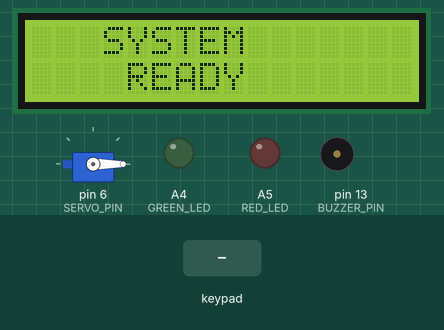
This sketch was run on a simulated Arduino Uno, built with avr-gcc and run on an emulated ATmega328P. Parts: 16×2 character LCD, servo, output pins drawn as LEDs (lit = HIGH), buzzer (waves = sounding). Inputs (shaded band) come from the test bench.

Above: at 1.8 s.
At 4.4 s:
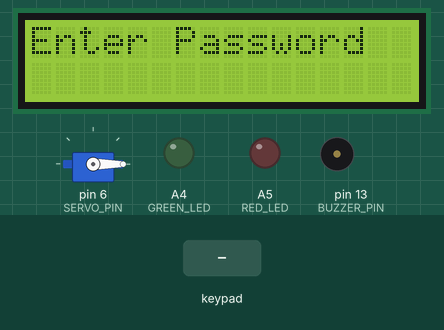
4.5 s: keypad keys 1 2 3 4 pressed 0.4 s apart
At 4.74 s:
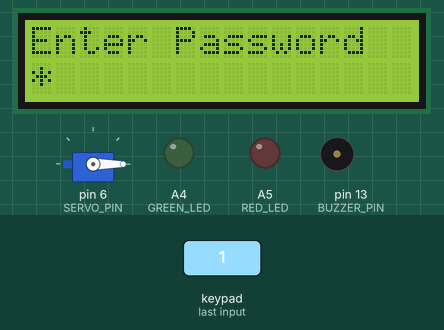
7.6 s: key '#' pressed
At 9.2 s:
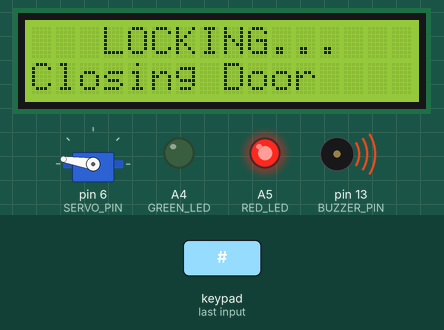
10.0 s: keypad keys 5 4 3 2 pressed 0.4 s apart
13.1 s: key '1' pressed
15.0 s: key '2' pressed
At 16.6 s:
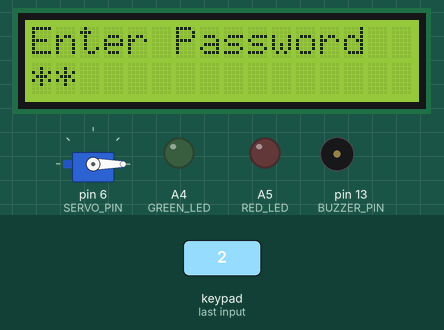
Timing chart, 0 to 18.1 s (numbered marks = the images above; inputs shaded):
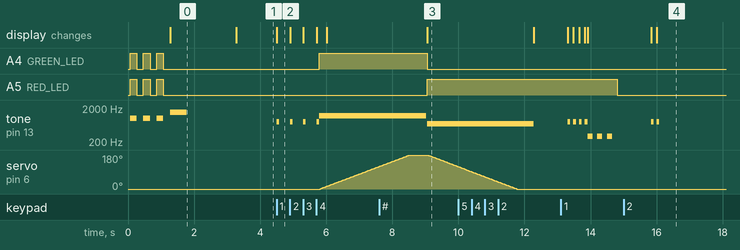

Measured:
- after the input at 4.5 s, A4 (GREEN_LED): LOW → HIGH after 1.3 s; tone on pin 13 (BUZZER_PIN): silent → 800 Hz at once, then repeats every 0.40 s: silent 0.32 s, 800 Hz 0.08 s, until it stays 1200 Hz from 5.8 s; servo on pin 6 (SERVO_PIN): moves from 0° to 118° over 1.7 s, starting after 1.3 s; the display: changes at once (image 2)
- after the input at 7.6 s, A4 (GREEN_LED): HIGH → LOW after 1.5 s; A5 (RED_LED): LOW → HIGH after 1.5 s; the display: changes after 1.5 s (image 3)
- after the input at 15.0 s, the display: first differs from a run without the input after 1.0 s (image 4)
- what the display in image 0 shows lasts 2.0 s, from 1.3 s to 3.3 s

The sketch:

CODE.ino
```cpp
/**
   SMART Arduino Door Lock System
   DLD Project 2026
*/

#include <LiquidCrystal.h>
#include <Keypad.h>
#include <Servo.h>

/* ---------------- LCD ---------------- */

LiquidCrystal lcd(12, 11, 10, 9, 8, 7);

/* ---------------- SERVO ---------------- */
/* ---------------- SERVO ---------------- */

Servo lockServo;

#define SERVO_PIN 6
#define LOCK_POS 0
#define UNLOCK_POS 180
// Servo lockServo;

// #define SERVO_PIN 6
// #define LOCK_POS 0
// #define UNLOCK_POS 180

/* ---------------- BUZZER + LEDs ---------------- */

#define BUZZER_PIN 13
#define GREEN_LED A4
#define RED_LED A5

/* ---------------- PASSWORD ---------------- */

String password = "1234";

/* ---------------- SECURITY ---------------- */

int wrongAttempts = 0;

/* ---------------- KEYPAD ---------------- */

const byte ROWS = 4;
const byte COLS = 4;

char keys[ROWS][COLS] = {
  {'1','2','3','A'},
  {'4','5','6','B'},
  {'7','8','9','C'},
  {'*','0','#','D'}
};

byte rowPins[ROWS] = {5,4,3,2};
byte colPins[COLS] = {A3,A2,A1,A0};

Keypad keypad = Keypad(
  makeKeymap(keys),
  rowPins,
  colPins,
  ROWS,
  COLS
);

/* ================================================= */
/* ---------------- STARTUP SCREEN ----------------- */
/* ================================================= */

void startupScreen() {

  lcd.clear();

  lcd.setCursor(0,0);
  lcd.print("SMART SECURITY");

  lcd.setCursor(2,1);
  lcd.print("BS_AI 2026");

  /* Startup LED + buzzer animation */

  for(int i=0; i<3; i++) {

    digitalWrite(GREEN_LED,HIGH);
    digitalWrite(RED_LED,HIGH);

    tone(BUZZER_PIN,1000);

    delay(200);

    digitalWrite(GREEN_LED,LOW);
    digitalWrite(RED_LED,LOW);

    noTone(BUZZER_PIN);

    delay(200);
  }

  lcd.clear();

  lcd.setCursor(3,0);
  lcd.print("SYSTEM");

  lcd.setCursor(4,1);
  lcd.print("READY");

  tone(BUZZER_PIN,1500);

  delay(500);

  noTone(BUZZER_PIN);

  delay(1500);

  lcd.clear();
}

/* ================================================= */
/* ---------------- GET PASSWORD ------------------- */
/* ================================================= */

String getPassword() {

  String entered = "";

  lcd.clear();

  lcd.setCursor(0,0);
  lcd.print("Enter Password");

  lcd.setCursor(0,1);

  while(entered.length() < 4) {

    char key = keypad.getKey();

    if(key >= '0' && key <= '9') {

      entered += key;

      lcd.print("*");

      tone(BUZZER_PIN,800);

      delay(80);

      noTone(BUZZER_PIN);
    }
  }

  return entered;
}

/* ================================================= */
/* ---------------- CHANGE PASSWORD ---------------- */
/* ================================================= */

void changePassword() {

  String newPass = "";

  lcd.clear();

  lcd.setCursor(0,0);
  lcd.print("New Password");

  lcd.setCursor(0,1);

  while(newPass.length() < 4) {

    char k = keypad.getKey();

    if(k >= '0' && k <= '9') {

      newPass += k;

      lcd.print("*");

      tone(BUZZER_PIN,1000);

      delay(80);

      noTone(BUZZER_PIN);
    }
  }

  password = newPass;

  lcd.clear();

  lcd.setCursor(1,0);
  lcd.print("Password Set");

  digitalWrite(GREEN_LED,HIGH);

  tone(BUZZER_PIN,1200);

  delay(1000);

  noTone(BUZZER_PIN);

  digitalWrite(GREEN_LED,LOW);

  delay(1000);
}

/* ================================================= */
/* ---------------- UNLOCK DOOR -------------------- */
/* ================================================= */

void unlockDoor() {

  lcd.clear();

  lcd.setCursor(2,0);
  lcd.print("ACCESS OK");

  digitalWrite(RED_LED,LOW);
  digitalWrite(GREEN_LED,HIGH);

  tone(BUZZER_PIN,1200);

  lcd.setCursor(0,1);
  lcd.print("Opening Door");

  /* Smooth Servo Unlock */

  for(int pos = LOCK_POS; pos <= UNLOCK_POS; pos++) {

    lockServo.write(pos);

    delay(15);
  }

  delay(500);

  noTone(BUZZER_PIN);

  lcd.clear();

  lcd.setCursor(0,0);
  lcd.print("A=New Password");

  lcd.setCursor(0,1);
  lcd.print("#=Lock Door");

  while(true) {

    char key = keypad.getKey();

    /* Change Password */

    if(key == 'A') {

      changePassword();

      lcd.clear();

      lcd.setCursor(0,0);
      lcd.print("A=New Password");

      lcd.setCursor(0,1);
      lcd.print("#=Lock Door");
    }

    /* Lock Door */

    if(key == '#') {

      lcd.clear();

      lcd.setCursor(3,0);
      lcd.print("LOCKING...");

      digitalWrite(RED_LED,HIGH);
      digitalWrite(GREEN_LED,LOW);

      tone(BUZZER_PIN,700);

      lcd.setCursor(0,1);
      lcd.print("Closing Door");

      /* Smooth Servo Lock */

      for(int pos = UNLOCK_POS; pos >= LOCK_POS; pos--) {

        lockServo.write(pos);

        delay(15);
      }

      delay(500);

      noTone(BUZZER_PIN);

      lcd.clear();

      lcd.setCursor(4,0);
      lcd.print("LOCKED");

      delay(1000);

      break;
    }
  }
}

/* ================================================= */
/* ---------------- DENY ACCESS -------------------- */
/* ================================================= */

void denyAccess() {

  wrongAttempts++;

  lcd.clear();

  lcd.setCursor(0,0);
  lcd.print("ACCESS DENIED");

  lcd.setCursor(0,1);
  lcd.print("Attempt: ");
  lcd.print(wrongAttempts);

  digitalWrite(RED_LED,HIGH);

  /* Alarm Sound */

  for(int i=0; i<3; i++) {

    tone(BUZZER_PIN,300);

    delay(150);

    noTone(BUZZER_PIN);

    delay(150);
  }

  digitalWrite(RED_LED,LOW);

  delay(1000);

  /* Security Lock */

  if(wrongAttempts >= 3) {

    lcd.clear();

    lcd.setCursor(0,0);
    lcd.print("SYSTEM LOCKED");

    lcd.setCursor(0,1);
    lcd.print("Wait 10 Sec");

    for(int i=0; i<10; i++) {

      digitalWrite(RED_LED,HIGH);

      tone(BUZZER_PIN,250);

      delay(300);

      digitalWrite(RED_LED,LOW);

      noTone(BUZZER_PIN);

      delay(300);
    }

    wrongAttempts = 0;
  }
}

/* ================================================= */
/* ---------------- SETUP -------------------------- */
/* ================================================= */

void setup() {

  lcd.begin(16,2);

  pinMode(BUZZER_PIN,OUTPUT);

  pinMode(GREEN_LED,OUTPUT);

  pinMode(RED_LED,OUTPUT);

  lockServo.attach(SERVO_PIN);

  /* Initial Lock Position */

  lockServo.write(LOCK_POS);

  digitalWrite(RED_LED,HIGH);

  startupScreen();
}

/* ================================================= */
/* ---------------- LOOP --------------------------- */
/* ================================================= */

void loop() {

  String entered = getPassword();

  if(entered == password) {

    wrongAttempts = 0;

    unlockDoor();

  } else {

    denyAccess();
  }
}
```

SafeState.cpp
```cpp
// (licence header left out)
#include <Arduino.h>
#include <EEPROM.h>
#include "SafeState.h"

/* Safe state */
#define EEPROM_ADDR_LOCKED   0
#define EEPROM_ADDR_CODE_LEN 1
#define EEPROM_ADDR_CODE     2
#define EEPROM_EMPTY         0xff

#define SAFE_STATE_OPEN (char)0
#define SAFE_STATE_LOCKED (char)1

SafeState::SafeState() {
  this->_locked = EEPROM.read(EEPROM_ADDR_LOCKED) == SAFE_STATE_LOCKED;
}

void SafeState::lock() {
  this->setLock(true);
}

bool SafeState::locked() {
  return this->_locked;
}

bool SafeState::hasCode() {
  auto codeLength = EEPROM.read(EEPROM_ADDR_CODE_LEN);
  return codeLength != EEPROM_EMPTY;
}

void SafeState::setCode(String newCode) {
  EEPROM.write(EEPROM_ADDR_CODE_LEN, newCode.length());
  for (byte i = 0; i < newCode.length(); i++) {
    EEPROM.write(EEPROM_ADDR_CODE + i, newCode[i]);
  }
}

bool SafeState::unlock(String code) {
  auto codeLength = EEPROM.read(EEPROM_ADDR_CODE_LEN);
  if (codeLength == EEPROM_EMPTY) {
    // There was no code, so unlock always succeeds
    this->setLock(false);
    return true;
  }
  if (code.length() != codeLength) {
    return false;
  }
  for (byte i = 0; i < code.length(); i++) {
    auto digit = EEPROM.read(EEPROM_ADDR_CODE + i);
    if (digit != code[i]) {
      return false;
    }
  }
  this->setLock(false);
  return true;
}

void SafeState::setLock(bool locked) {
  this->_locked = locked;
  EEPROM.write(EEPROM_ADDR_LOCKED, locked ? SAFE_STATE_LOCKED : SAFE_STATE_OPEN);
}
```

SafeState.h
```cpp
// (licence header left out)
#ifndef SAFESTATE_H
#define SAFESTATE_H

class SafeState {
  public:
    SafeState();
    void lock();
    bool unlock(String code);
    bool locked();
    bool hasCode();
    void setCode(String newCode);

  private:
    void setLock(bool locked);
    bool _locked;
};

#endif /* SAFESTATE_H */
```
